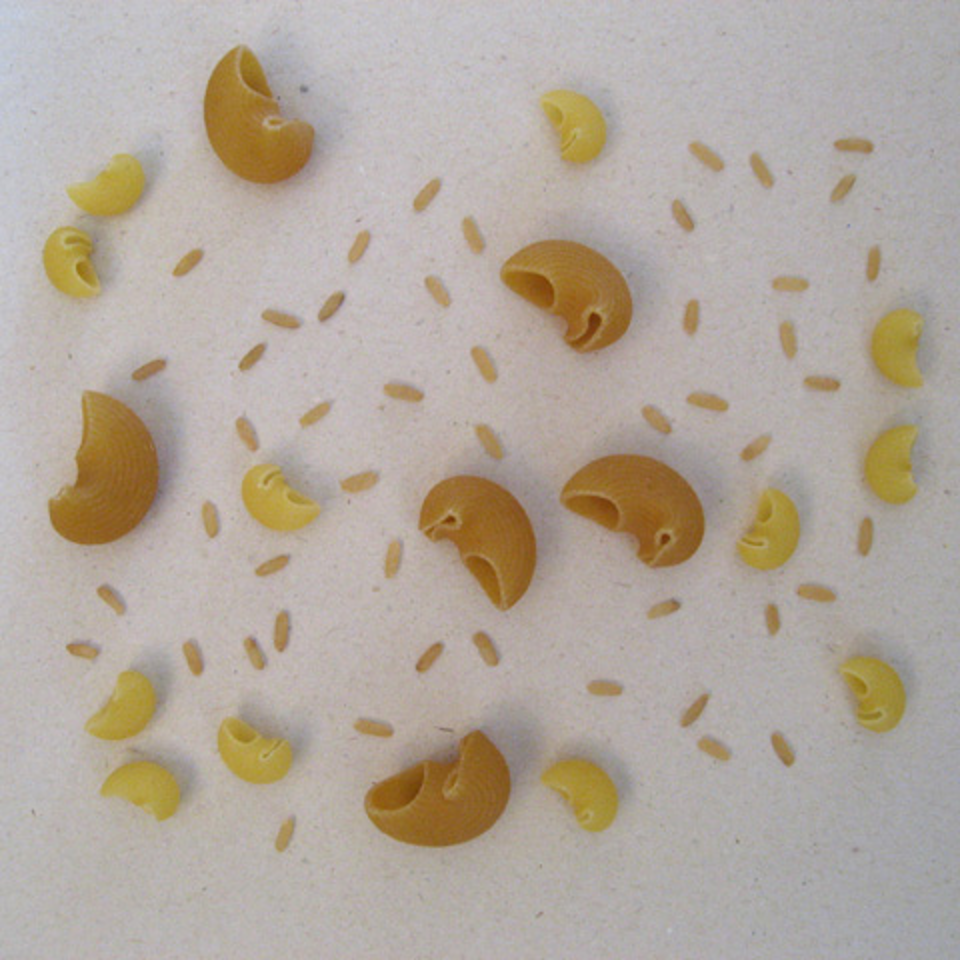
%> input picture Lab4/MacnRice1.tif, 960 x 960 px
$ octave --eval "result = CountObjects(imread('MacnRice1.tif'));"   (GNU Octave 9; MATLAB toolbox functions it lacks are replaced by stand-ins)
%> lines starting %> are read from the running program, lines starting %| are printed output that depends on the picture; in (x1, y1, x2, y2) boxes, pixels count from 0 and x2, y2 are one past the last pixel; in counts of white or black regions, pixels touching at a corner belong together; the program's own positions count from 1
function [IMG, noRice, noSmallMacs, noLargeMacs]=CountObjects(in)
%% Lab4, Task 3
%% Finds the number objects belonging to different classes
%
% Counts objects of different class and displays boundaries in different colors.
% Input images containing three classes of ojects: grains of rice, snall
% macaronis and large macaronis
%
%% Who has done it
%
% Author: Emil Alsbjer, emial133
% Co-author: Victor Ström, vicst918
%
%
%% Syntax of the function
%      Input arguments:
%           in: the original input RGB color image of type double scaled between 0 and 1
%
%      Output arguments:
%           IMG: the output RGB color image, displaying the boundaries of
%              three diffferent classes of objects in different colors.
%           noRice: Number of grains of rice in the input image
%           noSmallMacs: Number of small macaromis in the input image
%           noLargeMacs: Number of large macaromis in the input image
%
% You MUST NEVER change the first line
%
%% General rule
% Don't change the structure of the template by removing %% lines
%

%
%% Here starts your code.
% Write the appropriate MATLAB commands right after each comment below.
%

%% Make the input color image grayscale,
% by choosing its most appropriate channel

bgray = in(:,:,3); % The grayscale version of the input color image
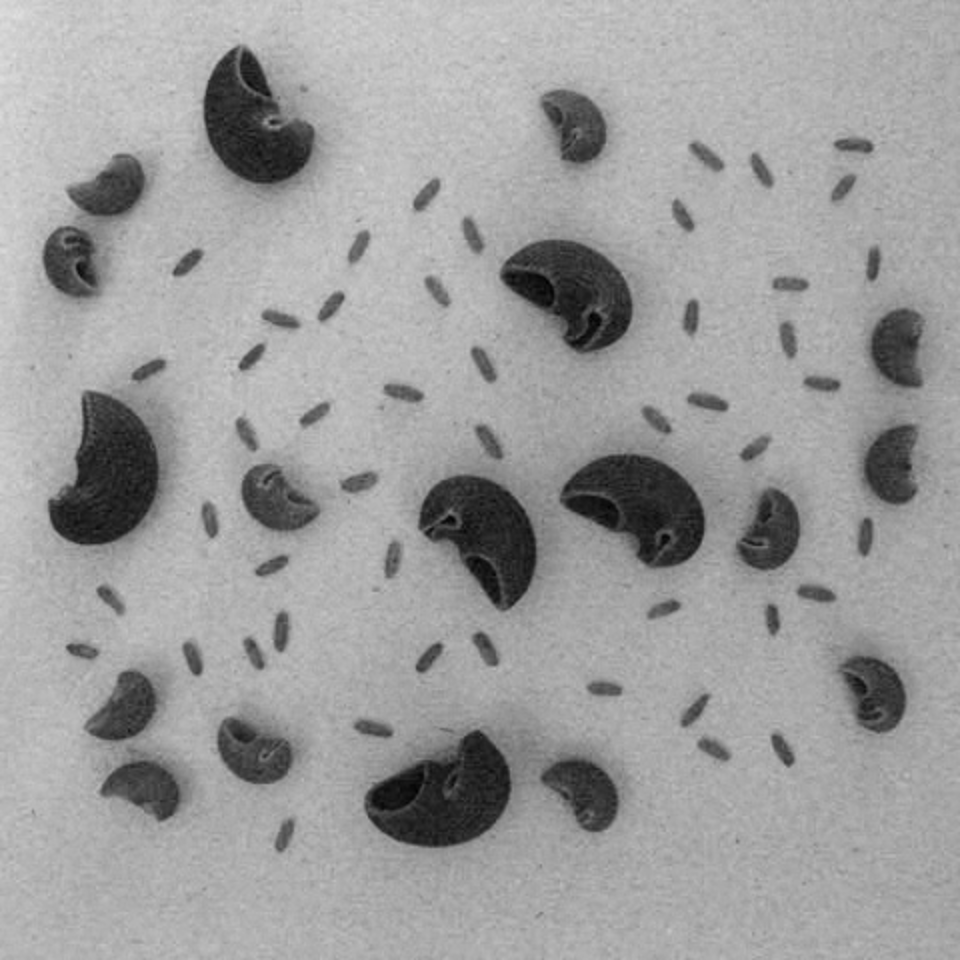
%> bgray: size 960x960 uint8; min 0, max 224, mean 157.2

%% Threshold your image
% to separate the objects from the backgroound
% Make sure that the objects are white (value 1) and backround blaxk (0)
otsu = graythresh(bgray);
%> otsu = 0.459
b_thresh = bgray < otsu; % The thresholded image
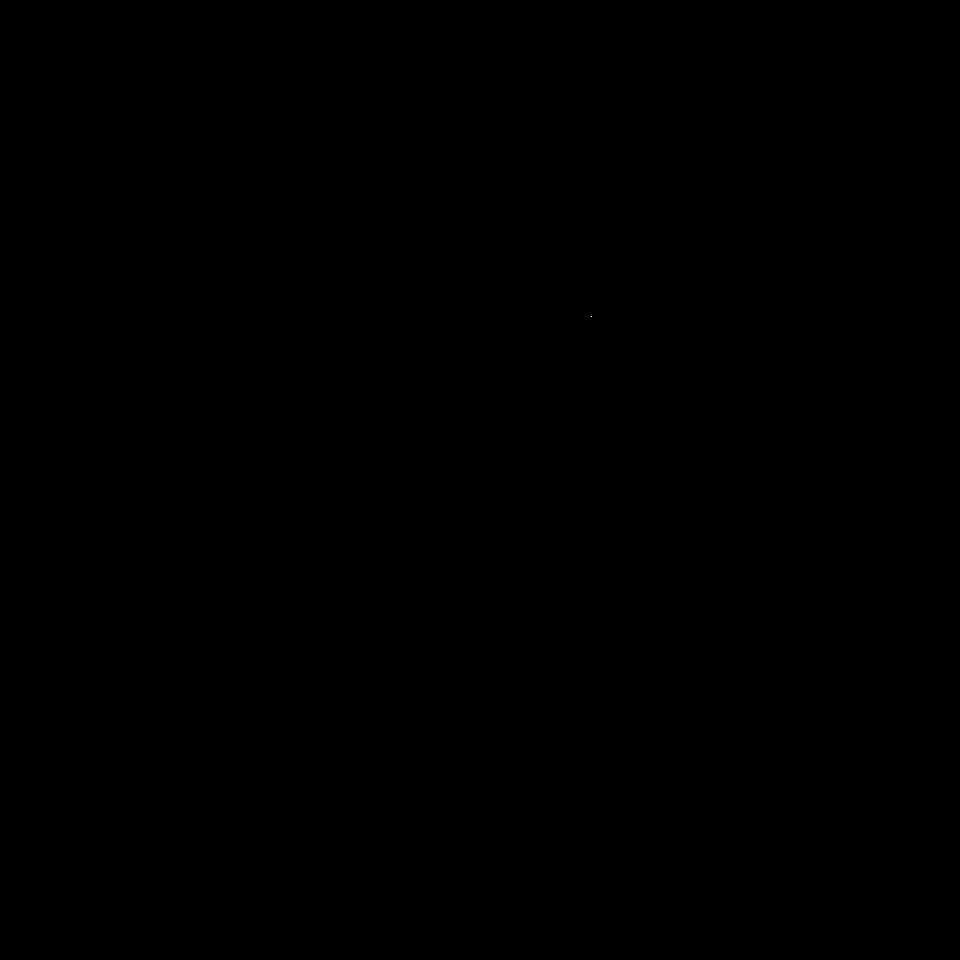
%> b_thresh: size 960x960 logical; 0% white in thin lines or dots, all inside (x1, y1, x2, y2) = (591, 316, 592, 317)

%% Clean up the binary image
% Use morphological operations to clean up the binary image from noise.
% Especially make syre that your cleaned image don't contain any false object
% (i.e. single foreground pixels, or groups of connected foreground pixels,
% that do not belong to the object classes
SE = strel('disk',4);

im_open = imopen(b_thresh, SE);
%> im_open: size 960x960 logical; every value is 0
im_close = imclose(im_open, SE);
b_clean = im_close; % Cleaned up binary image

%% Labelling
%  Use labelling to assign every object a unique number

L = bwlabel(b_clean); % Labelled image
%> L: size 960x960 double; every value is 0
%% Object features
% Compute relevant object features that you can use to classify
% the three classes of objects

Stats = regionprops(L, "Area"); % Create struct with relevant object properties
%> Stats = 0 regions
Area = [Stats.Area];
%> Area = []
figure;
histogram(Area, 20); % Adjust bins as needed
%> (this line was passed over: histogram is not available in this run)
title('Area Distribution');
xlabel('Area');
ylabel('Frequency');
%% Object classification
% Based on your object features, classify the objects, i.e. for each
% labelled object: decide if it belongs to the three classes: Rice, SmallMacs, or LargeMacs
% In case you didn't suceed in cleaining up all false objects, you should
% discard them here, so they don't count as the classes of objects

Rice = find(Area < 1000); % Vector containing the labels of all objects classifies as rice
%> Rice = []
SmallMacs = find(Area > 2000 & Area < 5000); % Vector containing the labels of all objects classifies as SmallMacs
%> SmallMacs = []
LargeMacs = find(Area > 6000); % Vector containing the labels of all objects classifies as LargeMacs
%> LargeMacs = []
disp(SmallMacs)
%| [](0x1)
%% Count the objects for each class.

noRice = length(Rice); % Number of rices
%> noRice = 0
noSmallMacs = length(SmallMacs); % Number of small macoronis
%> noSmallMacs = 0
noLargeMacs = length(LargeMacs); % Number of large macoronis
%> noLargeMacs = 0

%% Create an RGB-image, IMG, displaying the bouandaries of different classes in different colors
% Use boundary extraction to determine object boundaries. Display object
% boundaries  using different colors for each class. Boundaries can be
% displayed either on a black background, or highlighed in the original image

%% Create an RGB-image, IMG, displaying the boundaries of different classes in different colors
% Extract boundaries for each class
[r, c] = size(L);
%> r = 960; c = 960

% Initialize RGB image with black background
IMG = zeros(r, c, 3);

% Red for Rice
RiceBoundaries = bwperim(ismember(L, Rice));
IMG(:, :, 1) = RiceBoundaries; % Red channel
%> IMG: size 960x960x3 double; every value is 0

% Green for Small Macaroni
SmallMacsBoundaries = bwperim(ismember(L, SmallMacs));
IMG(:, :, 2) = SmallMacsBoundaries; % Green channel

% Blue for Large Macaroni
LargeMacsBoundaries = bwperim(ismember(L, LargeMacs));
IMG(:, :, 3) = LargeMacsBoundaries; % Blue channel
% Output RGB-image displaying the three classes of objects in different colors


%% Questions
%
% Before answering the questions, ensure you have tested your code according to the
% instructions.
%
% Read the test images 'MacnRice1.tif', 'MacnRice2.tif' and 'MacnRice3.tif' in MATLAB and
% normalize them to the range [0, 1]. Use them to test your code.
%
% Now for the questions:
%
% 1. For all the images "MacnRice1", MacnRice2, MacnRice3:
% Have you checked the resulting images displays the
% BOUNDARIES of all objects in different colors, depeding on class?
% % (Answer 'yes' or 'no'. If 'no', please correct it!)
% Your answer: Yes
%
% 2. For all three images MacnRice1, MacnRice2, MacnRice3:
% Have you confirmed that your code returns the correct number for each
% class:

% Image          noRice   noSmallMacs   noLargeMacs
% MacnRice1.tif  48       12            6
% MacnRice2.tif  60       14            6
% MacnRice3.tif  42       11            5

% Your answer: Yes
% If 'no': your code is not functioning correctly and needs to be fixed before submission.
% In that case, ask the teachers for clarification before submitting the code.

% If 'yes': Well done! Submit your code, togehter with the
% files 'Lab 4.1 Preparation Answers' and 'CountBrickRows.m'.

$ run again, on Lab4/MacnRice2.tif
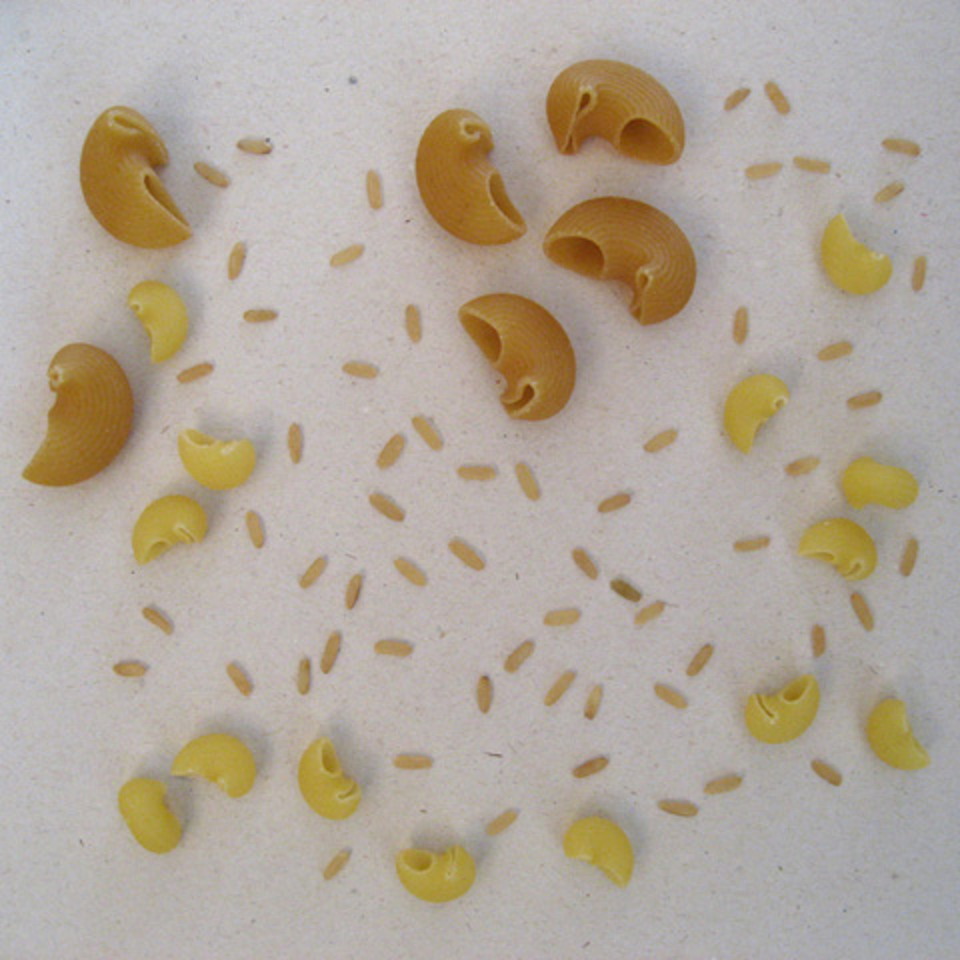
%> input picture Lab4/MacnRice2.tif, 960 x 960 px
%> in CountObjects, `bgray = in(:,:,3);`:
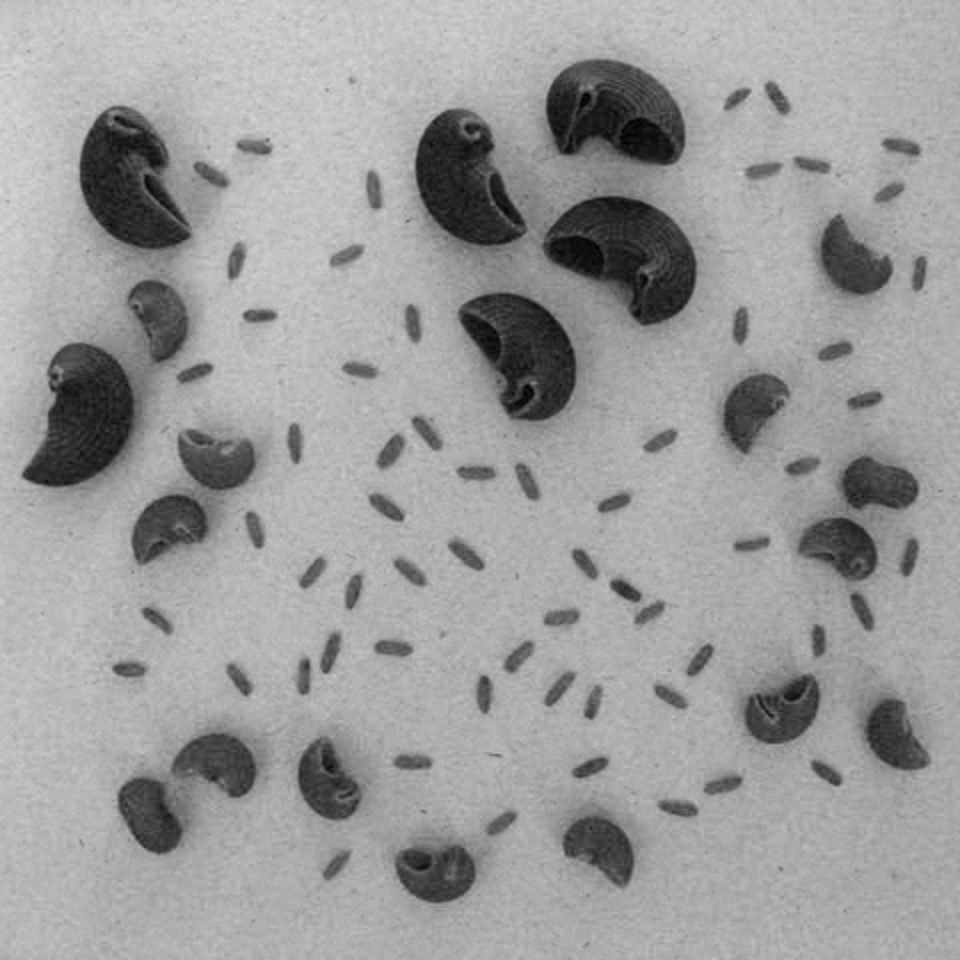
%> bgray: size 960x960 uint8; min 0, max 218, mean 156
%> otsu = 0.467
%> b_thresh: size 960x960 logical; 0% white in thin lines or dots, all inside (x1, y1, x2, y2) = (585, 95, 632, 248)
%> im_open: size 960x960 logical; every value is 0
%> L: size 960x960 double; every value is 0
%> Stats = 0 regions
%> Area = []
%| [](0x1)
%> noRice = 0
%> IMG: size 960x960x3 double; every value is 0

$ run again, on Lab4/MacnRice3.tif
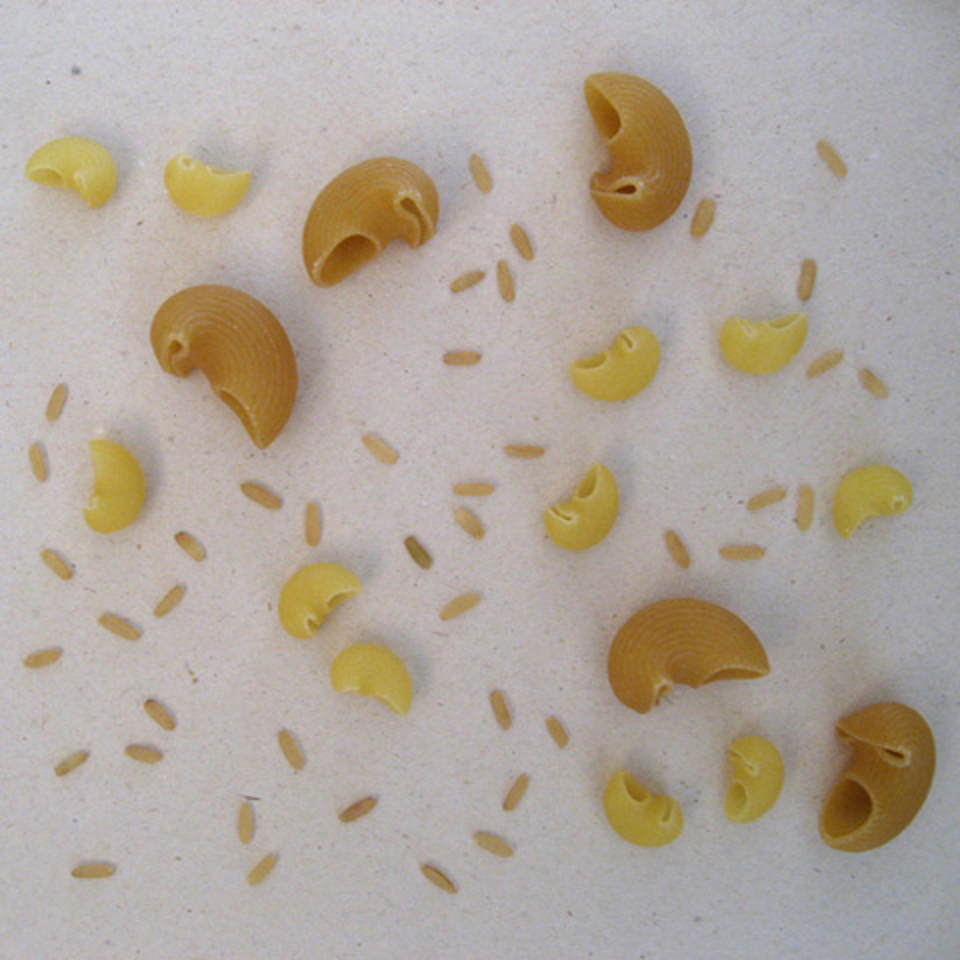
%> input picture Lab4/MacnRice3.tif, 960 x 960 px
%> in CountObjects, `bgray = in(:,:,3);`:
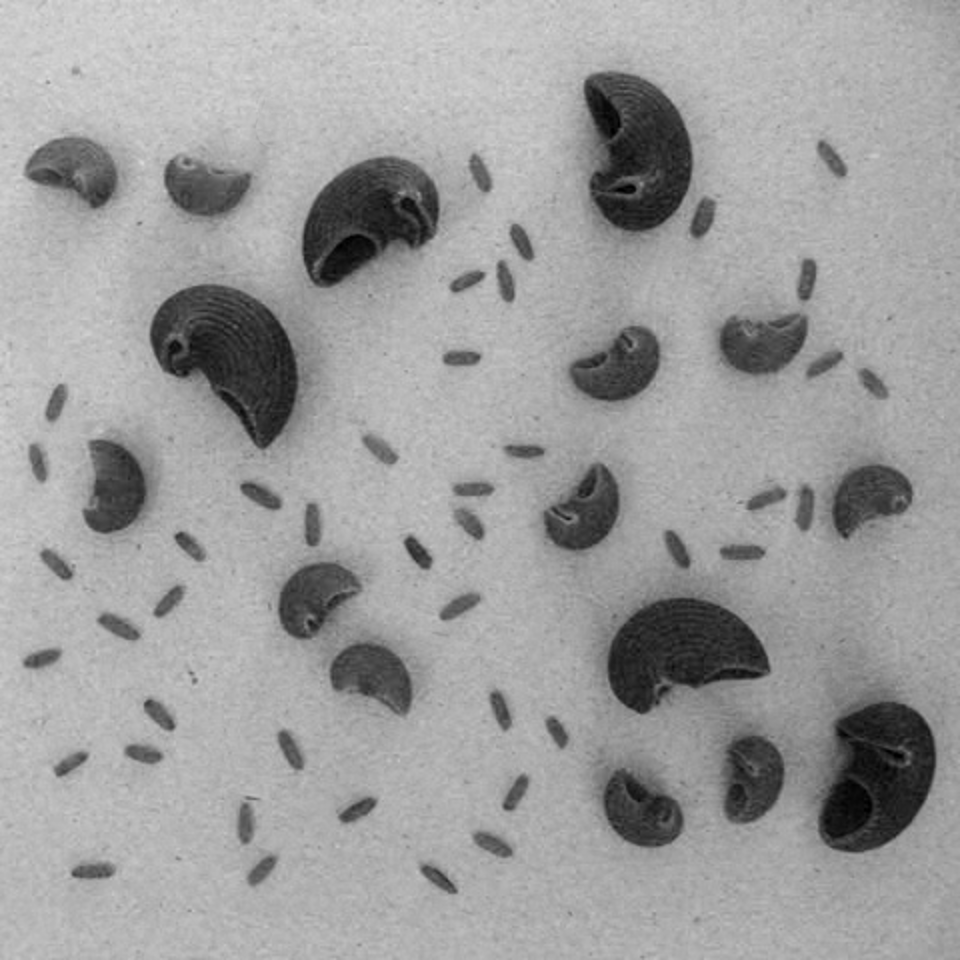
%> bgray: size 960x960 uint8; min 0, max 222, mean 157.1
%> otsu = 0.467
%> b_thresh: size 960x960 logical; 0% white in thin lines or dots, all inside (x1, y1, x2, y2) = (340, 129, 901, 811)
%> im_open: size 960x960 logical; every value is 0
%> L: size 960x960 double; every value is 0
%> Stats = 0 regions
%> Area = []
%| [](0x1)
%> noRice = 0
%> IMG: size 960x960x3 double; every value is 0
